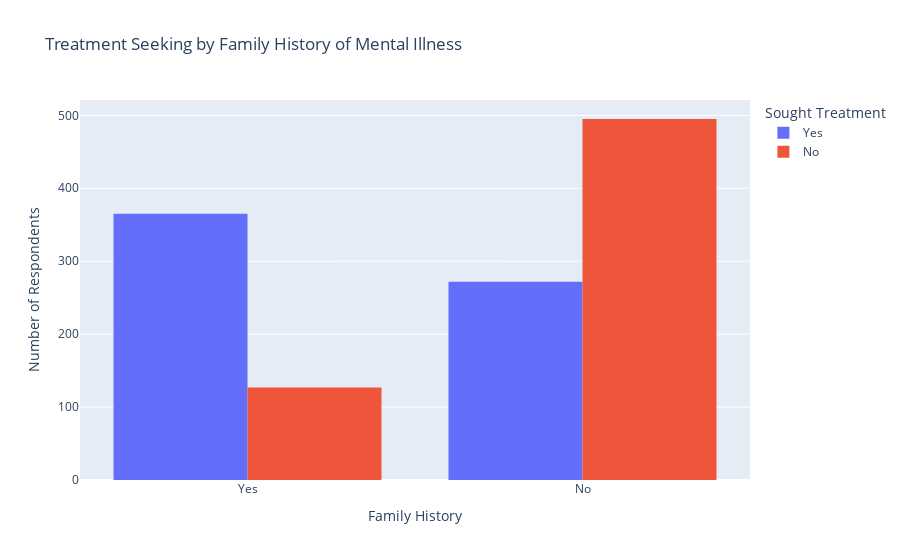

Notebook cell for this chart:
### Markdown cell above
### Question: Do people with family history of mental illness seek more treatment?

### Code cell
import plotly.express as px

fig = px.histogram(df, x='family_history', color='treatment', barmode='group',
                   title='Treatment Seeking by Family History of Mental Illness',
                   category_orders={'family_history': ['Yes', 'No'], 'treatment': ['Yes', 'No', 'Don\'t Know']},
                   labels={'family_history': 'Family History of Mental Illness', 'treatment': 'Sought Treatment'})
fig.update_layout(xaxis_title='Family History', yaxis_title='Number of Respondents')
fig.show()

### Figure 1 — Plotly figure (JSON) as saved in the notebook; plotly's stock layout.template omitted (floating-point values rounded to 4 significant figures; data arrays with more than 128 entries replaced by an {"elided": "..."} marker saying what was removed)
{"data": [{"alignmentgroup": "True", "bingroup": "x", "hovertemplate": "Sought Treatment=Yes<br>Family History of Mental Illness=%{x}<br>count=%{y}<extra></extra>", "legendgroup": "Yes", "marker": {"color": "#636efa", "pattern": {"shape": ""}}, "name": "Yes", "offsetgroup": "Yes", "orientation": "v", "showlegend": true, "type": "histogram", "x": {"elided": "637 str values"}, "xaxis": "x", "yaxis": "y"}, {"alignmentgroup": "True", "bingroup": "x", "hovertemplate": "Sought Treatment=No<br>Family History of Mental Illness=%{x}<br>count=%{y}<extra></extra>", "legendgroup": "No", "marker": {"color": "#EF553B", "pattern": {"shape": ""}}, "name": "No", "offsetgroup": "No", "orientation": "v", "showlegend": true, "type": "histogram", "x": {"elided": "622 str values"}, "xaxis": "x", "yaxis": "y"}], "layout": {"barmode": "group", "legend": {"title": {"text": "Sought Treatment"}, "tracegroupgap": 0}, "title": {"text": "Treatment Seeking by Family History of Mental Illness"}, "xaxis": {"anchor": "y", "categoryarray": ["Yes", "No"], "categoryorder": "array", "domain": [0, 1], "title": {"text": "Family History"}}, "yaxis": {"anchor": "x", "domain": [0, 1], "title": {"text": "Number of Respondents"}}}}
